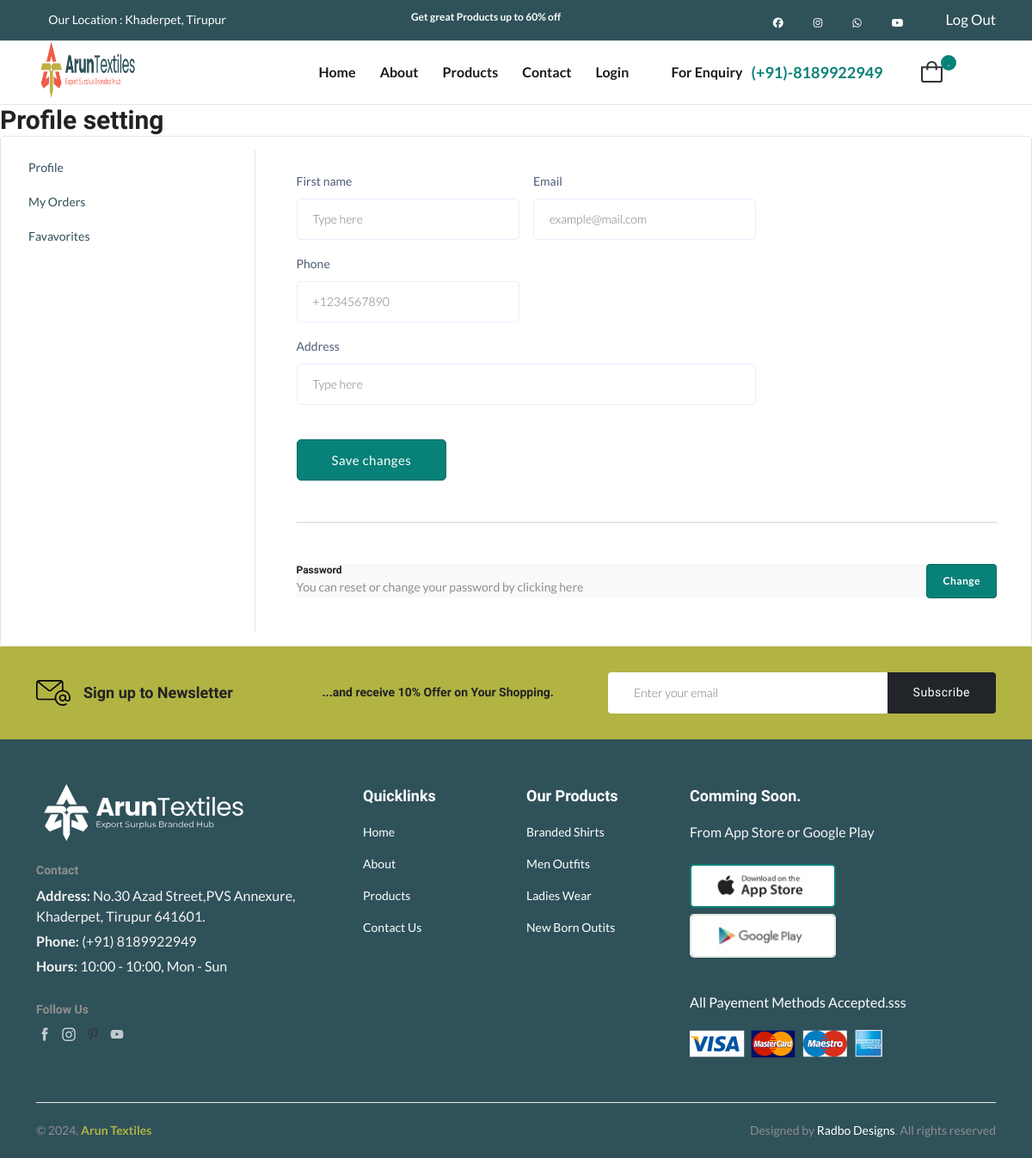
The page /userProfile/2 on the database as committed earlier.
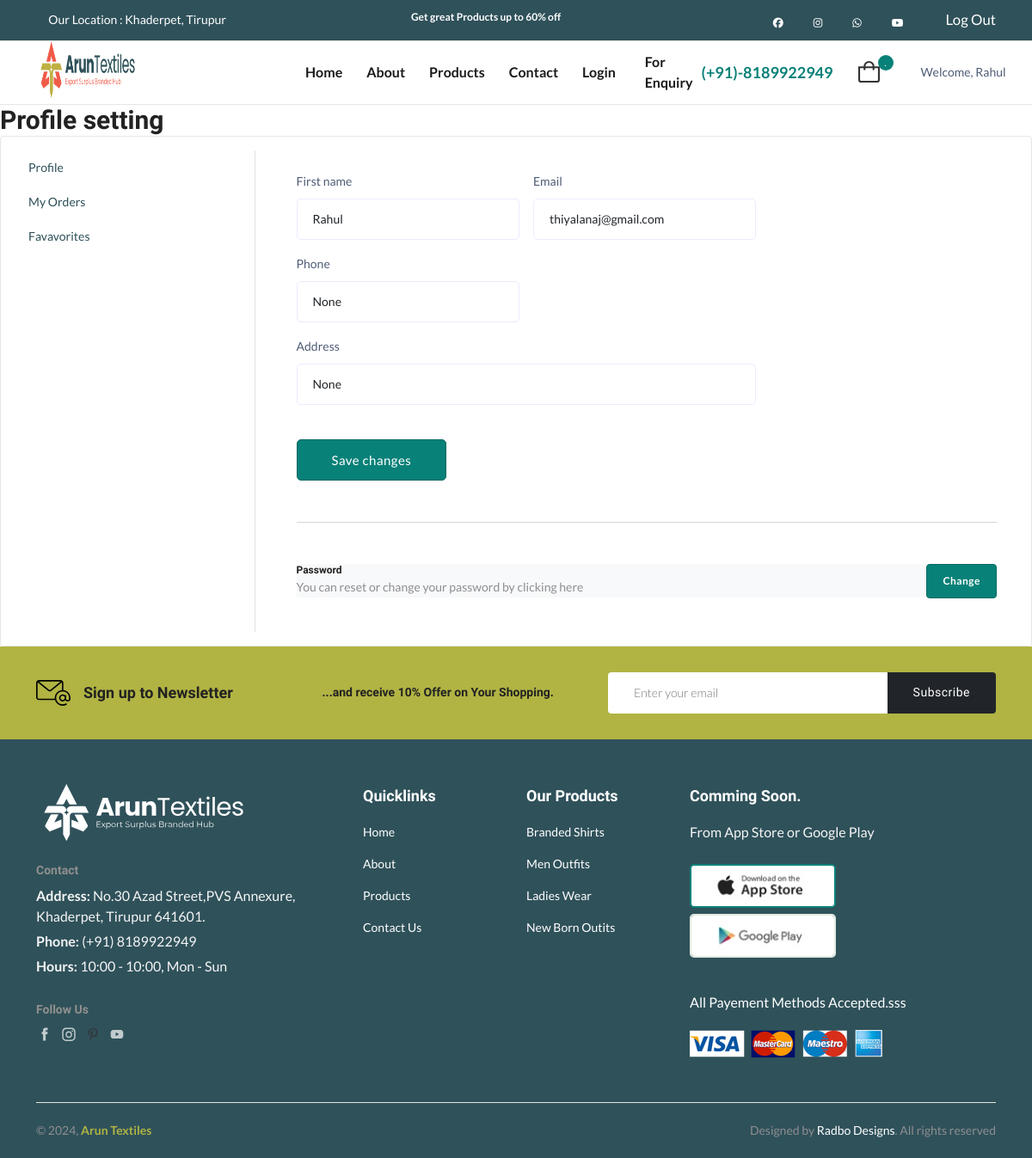
The same page on the database as committed later.
### wedsite/models.py (models this page shows, shortened)
class User(db.Model, UserMixin):
    id = db.Column(db.Integer, primary_key=True)
    email = db.Column(db.String(50), unique=True, nullable=False)
    username = db.Column(db.String(50), unique=True, nullable=False)
    lastname = db.Column(db.String(50), nullable=True)
    phone = db.Column(db.Integer, nullable=True)
    address = db.Column(db.String(100), nullable=True)
    password_hash = db.Column(db.String(128), nullable=False)
    cart_items = db.relationship('Cart', backref='user', lazy=True)
    orders = db.relationship('Order', backref='user', lazy=True)
    @property
    def password(self):
        raise AttributeError('You cannot read the password attribute')

### wedsite/auth.py (the view)
@auth.route("/userProfile/<int:user_id>")
def userProfile(user_id):
    customer = User.query.get(user_id)
    return render_template("userProfile.html", customer=customer)

### wedsite/templates/userProfile.html (shortened to what the changed rows need)
<!DOCTYPE html>
<html class="no-js" lang="en">
<head>
    <link rel="stylesheet" href="https://cdnjs.cloudflare.com/ajax/libs/font-awesome/6.5.1/css/all.min.css" />
    <link rel="stylesheet" href="../static/css/main.css">
    <link rel="stylesheet" href="https://cdnjs.cloudflare.com/ajax/libs/OwlCarousel2/2.3.4/assets/owl.carousel.min.css">
    <link rel="stylesheet" href="https://cdnjs.cloudflare.com/ajax/libs/OwlCarousel2/2.3.4/assets/owl.theme.default.min.css">
</head>
<body>
    <header class="header-area header-style-4 header-height-2">
        <div class="header-bottom header-bottom-bg-color sticky-bar">
            <div class="container">
                <div class="header-wrap header-space-between position-relative">
                    <div class="header-action-right">
                        <div class="header-action-2">
                            <div class="header-action-icon-2">
                              {% if customer %}
                                  <span>Welcome, {{ customer.username }}</span>
                              {% endif %}
                          </div>
                        </div>
                    </div>
                </div>
            </div>
        </div>
    </header>
<main class="main-content position-relative border-radius-lg ">
    <section class="content-main">
        <div class="content-header">
            <h2 class="content-title">Profile setting </h2>
        </div>
        <div class="card">
            <div class="card-body">
                <div class="row gx-5">
                    <div class="col-lg-9">
                        <section class="content-body p-xl-4">
                            <form action="{{ url_for('auth.UserProfileUpdate') }}" method="post">
                                <div class="row">
                                    <div class="col-lg-8">
                                        <div class="row gx-3">
                                            <div class="col-6 mb-3">
                                                <label class="form-label">First name</label>
                                                <input class="form-control" type="text" name="firstname" placeholder="Type here" value="{{ customer.username }}">
                                            </div>
                                            <div class="col-lg-6 mb-3">
                                                <label class="form-label">Email</label>
                                                <input class="form-control" type="email" name="email" placeholder="example@mail.com" value="{{ customer.email }}">
                                            </div>
                                            <div class="col-lg-6 mb-3">
                                                <label class="form-label">Phone</label>
                                                <input class="form-control" type="tel" name="phone" placeholder="+1234567890" value="{{ customer.phone }}">
                                            </div>
                                            <div class="col-lg-12 mb-3">
                                                <label class="form-label">Address</label>
                                                <input class="form-control" type="text" name="address" placeholder="Type here" value="{{ customer.address }}">
                                            </div>
                                        </div>
                                    </div>
                                </div>
                                <br>
                            </form>
                        </section>
                    </div>
                </div>
            </div>
        </div>
    </section>
</html>

Rows that differ between the two databases and show on the page:
added User: username "Rahul", firstname "Rahul", email "thiyalanaj@gmail.com", phone "None", address "None"
Other text that changed with them:
text now shown: "Welcome,"
